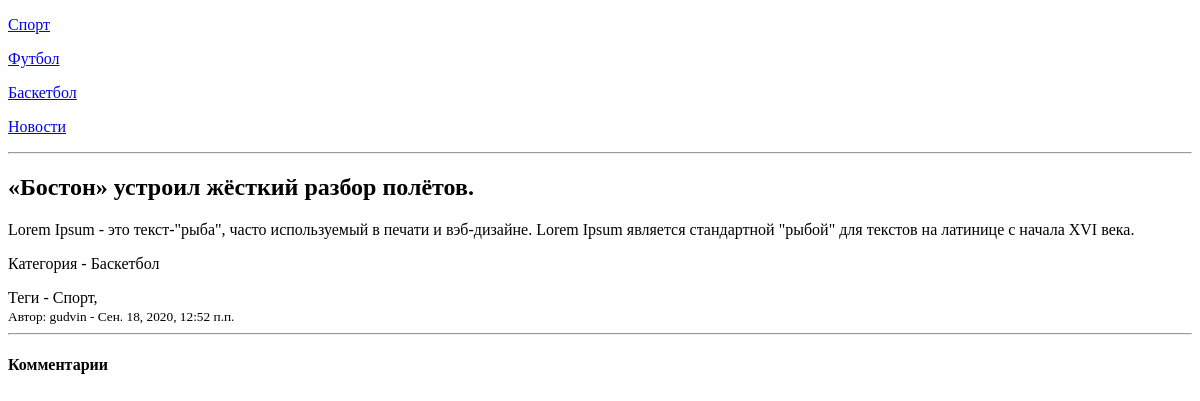
Before: /basketball/basket_news/ with the older database file.
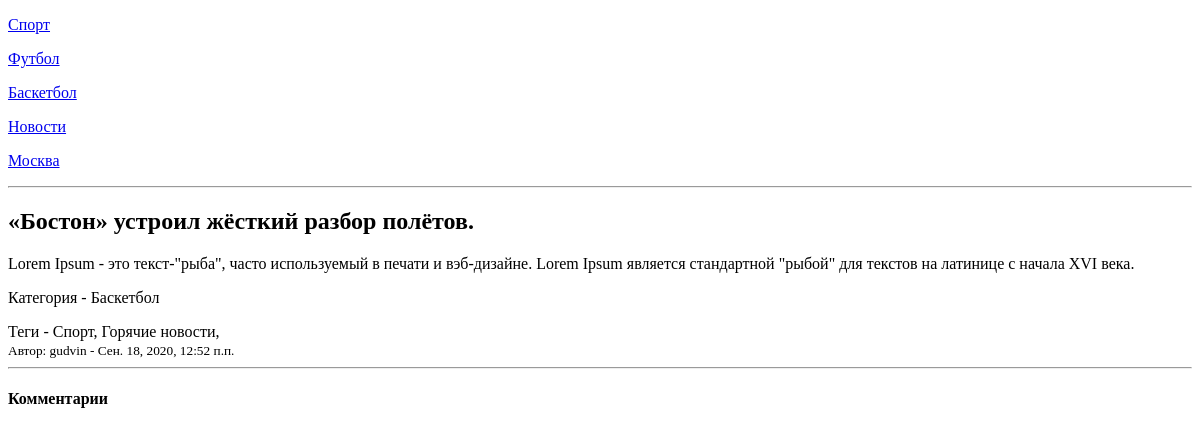
After: the same page with the newer database file.
### blog/models.py (models this page shows, shortened)
class Category(MPTTModel):
    name = models.CharField(verbose_name='Имя', max_length=100)
    slug = models.SlugField(verbose_name='url', max_length=100, unique=True)
    description = models.TextField(verbose_name='Описание', max_length=1000, default="", blank=True)
    parent = TreeForeignKey(
        'self',
        verbose_name='Родительская категория',
        on_delete=models.CASCADE,
        null=True,
        blank=True,
        related_name='children'
    )
    template = models.CharField(verbose_name="ШАблон", max_length=500, default="blog/post_list.html")
    published = models.BooleanField(verbose_name="Отображать?", default=True)
    paginated = models.PositiveIntegerField(verbose_name="Количество новостей на странице", default=5)
    sort = models.PositiveIntegerField(verbose_name="Порядок", default=0)
    def __str__(self):
        return self.name
    class Meta:
        verbose_name = "Категория новостей"
        verbose_name_plural = "Категории новостей"

class Tag(models.Model):
    name = models.CharField(verbose_name='Тег', max_length=100)
    slug = models.SlugField(verbose_name='url', max_length=100, unique=True)
    published = models.BooleanField(verbose_name='Отображать?', default=True)
    class Meta:
        verbose_name = "Тег"
        verbose_name_plural = "Теги"

### blog/views.py (the view)
# urls.py: path("<slug:category>/<slug:slug>/", views.PostDetaiView.as_view(), name="detail_post"),
class PostDetaiView(View):
    def get(self, request, category, slug):
        category_list = Category.objects.all()
        post = Post.objects.get(slug=slug)
        return render(request, "blog/post_detail.html", {"categories": category_list, "post": post })

### templates/blog/post_detail.html (shortened to what this page needs)
<!DOCTYPE html>
<html lang="en">
<head>
</head>
<body>
    {% for category in categories %}
        <p><a href="{% url 'category' category.slug %}">{{ category.name }}</a></p>
    {% endfor %}
<hr>
        <h2>{{ post.title }}</h2>
        <p>{{ post.mini_text }}</p>
        <p>Категория - {{ post.category }}</p>
         Теги - {% for tag in post.tags.all %}
                    {{ tag.name }},
                {% endfor %}
        <br>
        <small>Автор: {{ post.author }} - {{ post.published_date }}</small>
        <hr>
        <h4>Комментарии</h4>
</body>
</html>

Changed rows visible on the page:
added Category: name "Москва"
now on this page (row unchanged): Tag: name "Горячие новости"
